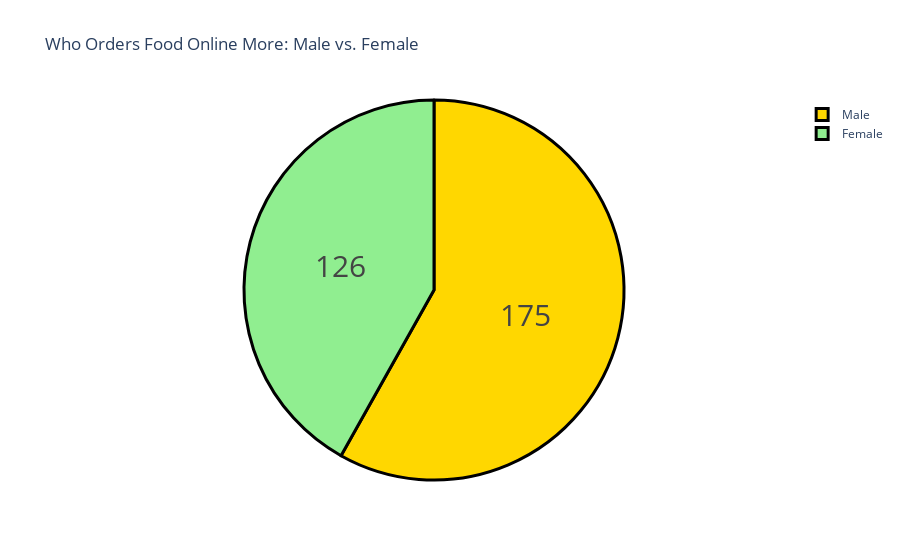

Notebook code cell kept with this figure:
### Code cell
#Now let’s have a look at the gender column. Let’s find who orders food more online:
from turtle import color


gender = buying_again_data['Gender'].value_counts()
label = gender.index
counts = gender.values
colors = ['gold', 'lightgreen']
fig = go.Figure(data=[go.Pie(labels=label, values=counts)])
fig.update_layout(title_text='Who Orders Food Online More: Male vs. Female')
fig.update_traces(hoverinfo= 'label+percent', textinfo='value', textfont_size=30,
                    marker=dict(colors=colors, line=dict(color='black', width=3)))
fig.show()

### Figure 1 — Plotly figure (JSON) as saved in the notebook; plotly's stock layout.template omitted (floating-point values rounded to 4 significant figures)
{"data": [{"hoverinfo": "label+percent", "labels": ["Male", "Female"], "marker": {"colors": ["gold", "lightgreen"], "line": {"color": "black", "width": 3}}, "textfont": {"size": 30}, "textinfo": "value", "type": "pie", "values": [175, 126]}], "layout": {"title": {"text": "Who Orders Food Online More: Male vs. Female"}}}
